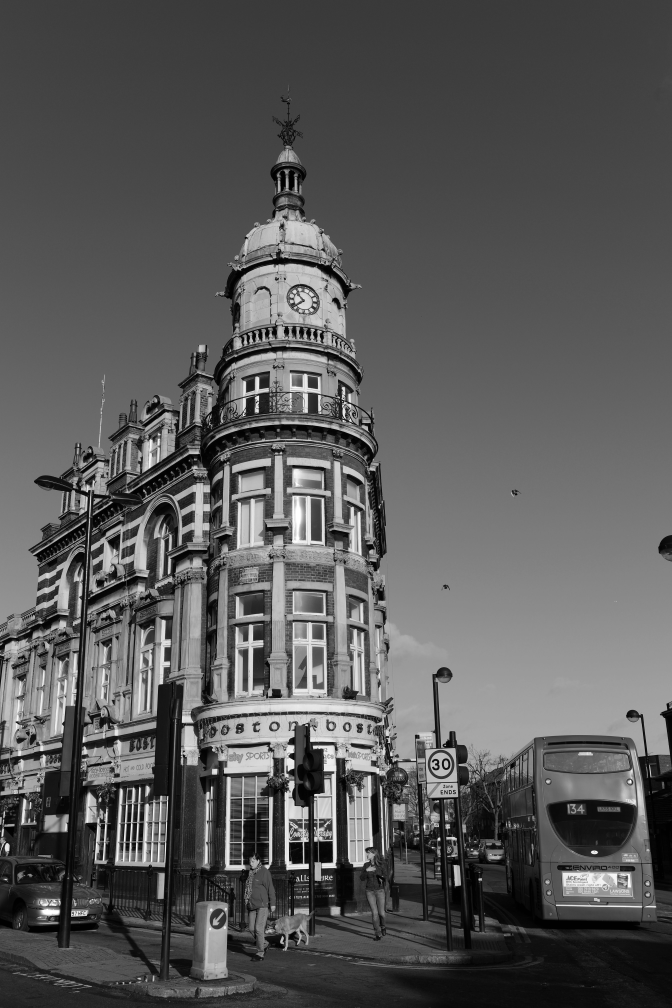
%> input picture related_project/Deblur_Summary/Codes/09_fastdeconv_Fergus/fastdeconv/dsc_0085.jpg, 4032 x 6048 px (shown at 1/6 size)
$ octave test_fast_deconv.m   (GNU Octave 9; MATLAB toolbox functions it lacks are replaced by stand-ins)
%> lines starting %> are read from the running program, lines starting %| are printed output that depends on the picture
### related_project/Deblur_Summary/Codes/09_fastdeconv_Fergus/fastdeconv/snr.m
function [x,x2] = snr(sig, hk, ref)
% x = snr(sig, ref)
% snr -- Compute Signal-to-Noise Ratio for images
%
% Usage:
%       x = snr(sig, ref)  -- 1st time or
%       x = snr(sig)       -- afterwards
%
% Input:
%       sig         Modified image
%       ref         Reference image
%
% Output:
%       x           SNR value
%       x2          SSD value

persistent ref_save;

if nargin == 3; ref_save = ref; end;

%% just use central portion
hk = hk*4;
ref_save2 = ref_save(hk+1:end-hk,hk+1:end-hk);
sig2 = sig(hk+1:end-hk,hk+1:end-hk);

mse = mean((ref_save2(:)-sig2(:)).^2);

dv = var(ref_save2(:),1);
x = 10*log10(dv/mse);

if nargout==2
  x2 = mse*prod(size(sig));
end


### related_project/Deblur_Summary/Codes/09_fastdeconv_Fergus/fastdeconv/fast_deconv.m
function [yout] = fast_deconv(yin, k, lambda, alpha, yout0)
%
%
% fast_deconv solves the deconvolution problem in the paper (see Equation (1))
% D. Krishnan, R. Fergus: "Fast Image Deconvolution using Hyper-Laplacian
% Priors", Proceedings of NIPS 2009.
%
% This paper and the code are related to the work and code of Wang
% et. al.:
%
% Y. Wang, J. Yang, W. Yin and Y. Zhang, "A New Alternating Minimization
% Algorithm for Total Variation Image Reconstruction", SIAM Journal on
% Imaging Sciences, 1(3): 248:272, 2008.
% and their FTVd code.

% Input Parameters:
%
% yin: Observed blurry and noisy input grayscale image.
% k:  convolution kernel
% lambda: parameter that balances likelihood and prior term weighting
% alpha: parameter between 0 and 2
% yout0: if this is passed in, it is used as an initialization for the
% output deblurred image; if not passed in, then the input blurry image
% is used as the initialization
%
%
% Outputs:
% yout: solution
%
% Note: for faster LUT interpolation, please download and install
% matlabPyrTools of Eero Simoncelli from
% www.cns.nyu.edu/~lcv/software.php. The specific MeX function required
% is pointOp (used in solve_image.m).
%
% Copyright (C) 2009. Dilip Krishnan and Rob Fergus
% Email: dilip,fergus@cs.nyu.edu

% continuation parameters
beta = 1;
beta_rate = 2*sqrt(2);
beta_max = 2^8;

% number of inner iterations per outer iteration
mit_inn = 1;

[m n] = size(yin);
% initialize with input or passed in initialization
if (nargin == 5)
  yout = yout0;
else
  yout = yin;
end;

% make sure k is a odd-sized
if ((mod(size(k, 1), 2) ~= 1) | (mod(size(k, 2), 2) ~= 1))
  fprintf('Error - blur kernel k must be odd-sized.\n');
  return;
end;
ks = floor((size(k, 1)-1)/2);

% compute constant quantities
% see Eqn. (3) of paper
[Nomin1, Denom1, Denom2] = computeDenominator(yin, k);

% x and y gradients of yout (with circular boundary conditions)
% other gradient filters may be used here and their transpose will then need to
% be used within the inner loop (see comment below) and in the function
% computeDenominator
youtx = [diff(yout, 1, 2), yout(:,1) - yout(:,n)];
youty = [diff(yout, 1, 1); yout(1,:) - yout(m,:)];

% store some of the statistics
costfun = [];
Outiter = 0;

%% Main loop
while beta < beta_max
    Outiter = Outiter + 1;
    fprintf('Outer iteration %d; beta %.3g\n',Outiter, beta);

    gamma = beta/lambda;
    Denom = Denom1 + gamma*Denom2;
    Inniter = 0;

    for Inniter = 1:mit_inn

      if (0)
        %%% Compute cost function - uncomment to see the original
        % minimization function costs at every iteration
        youtk = conv2(yout, k, 'same');
        % likelihood term
        lh = sum(sum((youtk - yin).^2 ));

        if (alpha == 1)
          cost = (lambda/2)*lh +  sum(abs(youtx(:))) + sum(abs(youty(:)));
        else
          cost = (lambda/2)*lh +  sum(abs(youtx(:)).^alpha) + sum(abs(youty(:)).^alpha);
        end;
        fprintf('Inniter iteration %d; cost %.3g\n', Inniter, cost);

        costfun = [costfun, cost];
      end;
      %
      % w-subproblem: eqn (5) of paper
      %
      Wx = solve_image(youtx, beta, alpha);
      Wy = solve_image(youty, beta, alpha);

      %
      %   x-subproblem: eqn (3) of paper
      %
      % The transpose of x and y gradients; if other gradient filters
      % (such as higher-order filters) are to be used, then add them
      % below the comment above as well

      Wxx = [Wx(:,n) - Wx(:, 1), -diff(Wx,1,2)];
      Wxx = Wxx + [Wy(m,:) - Wy(1, :); -diff(Wy,1,1)];

      Fyout = (Nomin1 + gamma*fft2(Wxx))./Denom;
      yout = real(ifft2(Fyout));

      % update the gradient terms with new solution
      youtx = [diff(yout, 1, 2), yout(:,1) - yout(:,n)];
      youty = [diff(yout, 1, 1); yout(1,:) - yout(m,:)];

    end %inner
    beta = beta*beta_rate;
end %Outer


%%%%%%%%%%%%%%%%%%%%%%%%%%%%%%%%%%%%%%%%%%%%%%%%%%%
function [Nomin1, Denom1, Denom2] = computeDenominator(y, k)
%
% computes denominator and part of the numerator for Equation (3) of the
% paper
%
% Inputs:
%  y: blurry and noisy input
%  k: convolution kernel
%
% Outputs:
%      Nomin1  -- F(K)'*F(y)
%      Denom1  -- |F(K)|.^2
%      Denom2  -- |F(D^1)|.^2 + |F(D^2)|.^2
%

sizey = size(y);
otfk  = psf2otf(k, sizey);
Nomin1 = conj(otfk).*fft2(y);
Denom1 = abs(otfk).^2;
% if higher-order filters are used, they must be added here too
Denom2 = abs(psf2otf([1,-1],sizey)).^2 + abs(psf2otf([1;-1],sizey)).^2;

### related_project/Deblur_Summary/Codes/09_fastdeconv_Fergus/fastdeconv/test_fast_deconv.m
% Test the fast deconvolution  method presented in the paper
% D. Krishnan, R. Fergus: "Fast Image Deconvolution using Hyper-Laplacian
% Priors", Proceedings of NIPS 2009.

% parameter values; other values such as the continuation regime of the
% parameter beta should be changed in fast_deconv.m
lambda = 2e3;
alpha = 1/2;

% read in and normalize input data - if data is not normalized, change
% lambda parameter accordingly
y = double(imread('dsc_0085.jpg'))./255.0;

% load 2 pre-defined kernels
load kernels.mat;
% which kernel to use
kernel = kernel1;
ks = floor((size(kernel, 1) - 1)/2);

[imy,imx]=size(y);
%> imy = 6048; imx = 4032
hy = floor(imy/2); hx = floor(imx/2);
%> after `hy = floor(imy/2)`: hy = 3024
%> after `hx = floor(imx/2)`: hx = 2016
% crop to some pre-defined size
cy = 1872; cx = 1866;
IMG_SIZE = 1024;
yorig = y(cy-IMG_SIZE/2-ks:cy+IMG_SIZE/2+ks, cx-IMG_SIZE/2-ks:cx+IMG_SIZE/2+ks);
y = y(cy-IMG_SIZE/2:cy+IMG_SIZE/2, cx-IMG_SIZE/2:cx+IMG_SIZE/2);

% convolve with kernel1 and add noise
yorig = y;
y = conv2(yorig, kernel1, 'valid');
%> y: size 1007x1007 double
y = y + 0.01*randn(size(y));
y = double(uint8(y .* 255))./255;

% edgetaper to better handle circular boundary conditions
y = padarray(y, [1 1]*ks, 'replicate', 'both');
%> y: size 1025x1025 double
for a=1:4
  y = edgetaper(y, kernel);
end
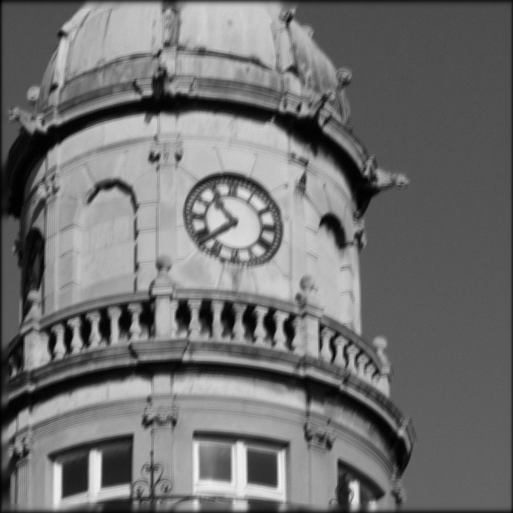
%> y: size 1025x1025 double (shown at 1/2 size); min 0, max 0.965, mean 0.444

% Check if Eero Simoncell's function exists
if (exist('pointOp') ~= 3)
  fprintf('WARNING: Will use slower interp1 for LUT interpolations. For speed please see comments at the top of fast_deconv.m\n');
end;

clear persistent;
snr_blur = snr(y, ks, yorig);
%> in snr, `sig2 = sig(hk+1:end-hk,hk+1:end-hk);`:
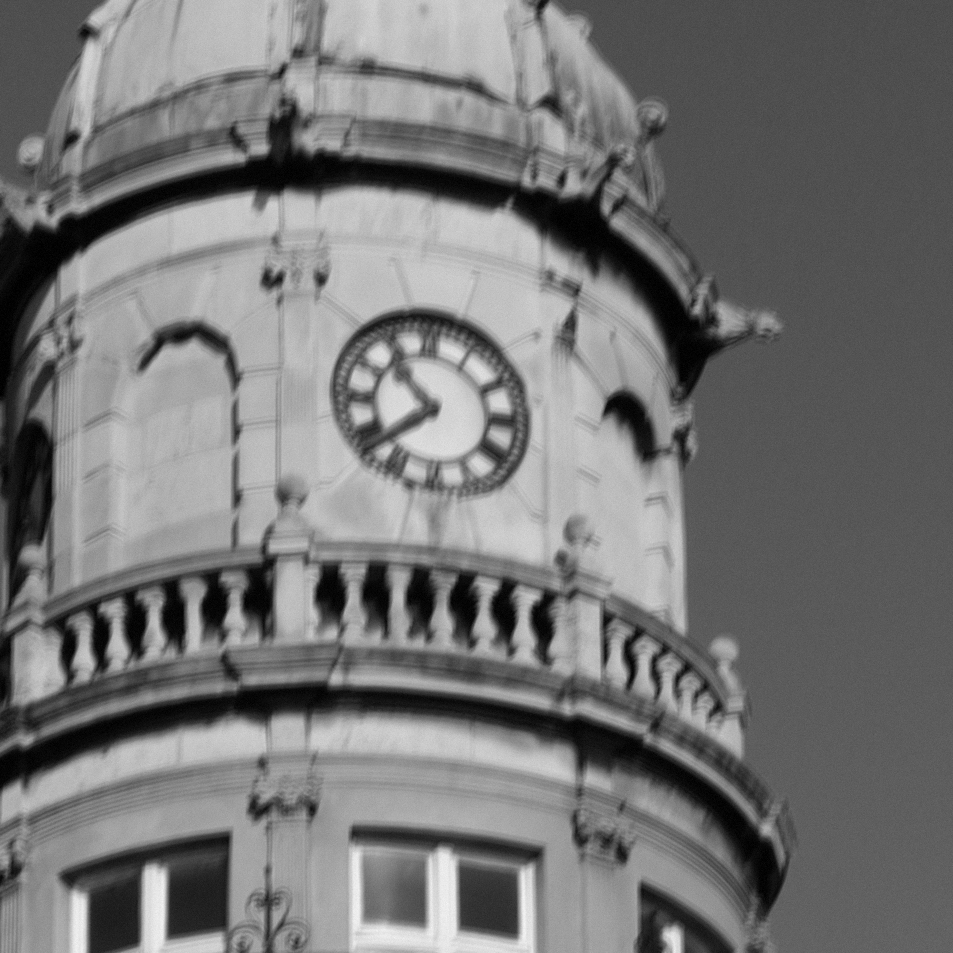
%> sig2: size 953x953 double; min 0, max 0.965, mean 0.459
%> in snr, `mse = mean((ref_save2(:)-sig2(:)).^2);`: mse = 0.00544
%> in snr, `dv = var(ref_save2(:),1);`: dv = 0.0541
%> in snr, `x = 10*log10(dv/mse);`: x = 9.97
%> snr_blur = 9.97
tic;
[x] = fast_deconv(y, kernel, lambda, alpha);
%> in fast_deconv, `[Nomin1, Denom1, Denom2] = computeDenominator(yin, k);`:
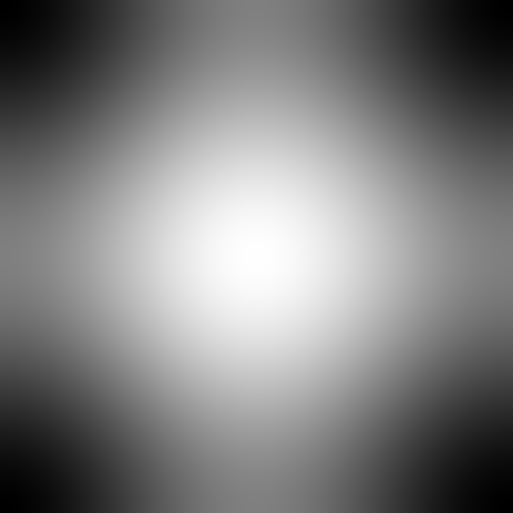
%> Denom2: size 1025x1025 double (shown at 1/2 size); min 0, max 8, mean 4; drawn with min black and max white
%> in fast_deconv, `youty = [diff(yout, 1, 1); yout(1,:) - yout(m,:)];`:
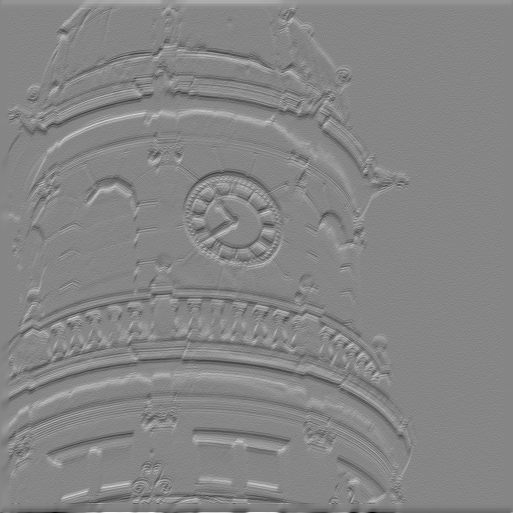
%> youty: size 1025x1025 double (shown at 1/2 size); min -0.195, max 0.176, mean 2.37e-19; drawn with min black and max white
%> after the loop in fast_deconv, `while beta < beta_max`: Outiter = 6; beta = 512
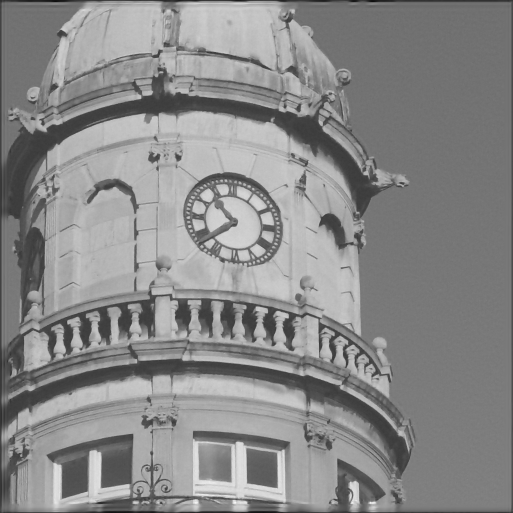
%> x: size 1025x1025 double (shown at 1/2 size); min -0.346, max 1.12, mean 0.444; drawn with min black and max white
timetaken = toc;
snr_recon = snr(x, ks);
%> snr_recon = 18.15

% remove padding
x = x(ks+1:end-ks, ks+1:end-ks);
%> x: size 1007x1007 double
y = y(ks+1:end-ks, ks+1:end-ks);
%> y: size 1007x1007 double
yorig = yorig(ks+1:end-ks, ks+1:end-ks);
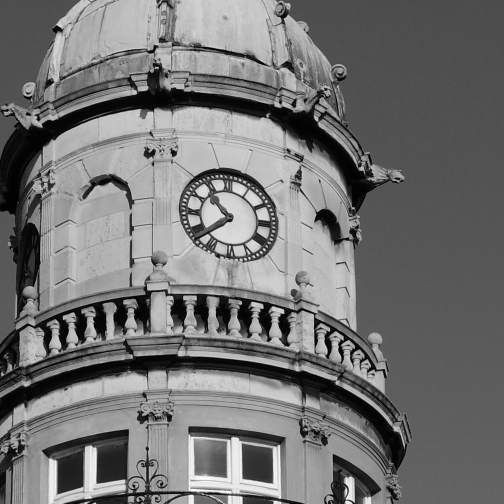
%> yorig: size 1007x1007 double (shown at 1/2 size); min 0, max 1, mean 0.451

figure; imagesc([yorig y x]); colormap gray;
tt = sprintf('Original  Blurred (SNR %.2f) Reconstructed (SNR %.2f)', ...
             snr_blur, snr_recon);
%> tt = 'Original  Blurred (SNR 9.97) Reconstructed (SNR 18.15)'
title(tt);
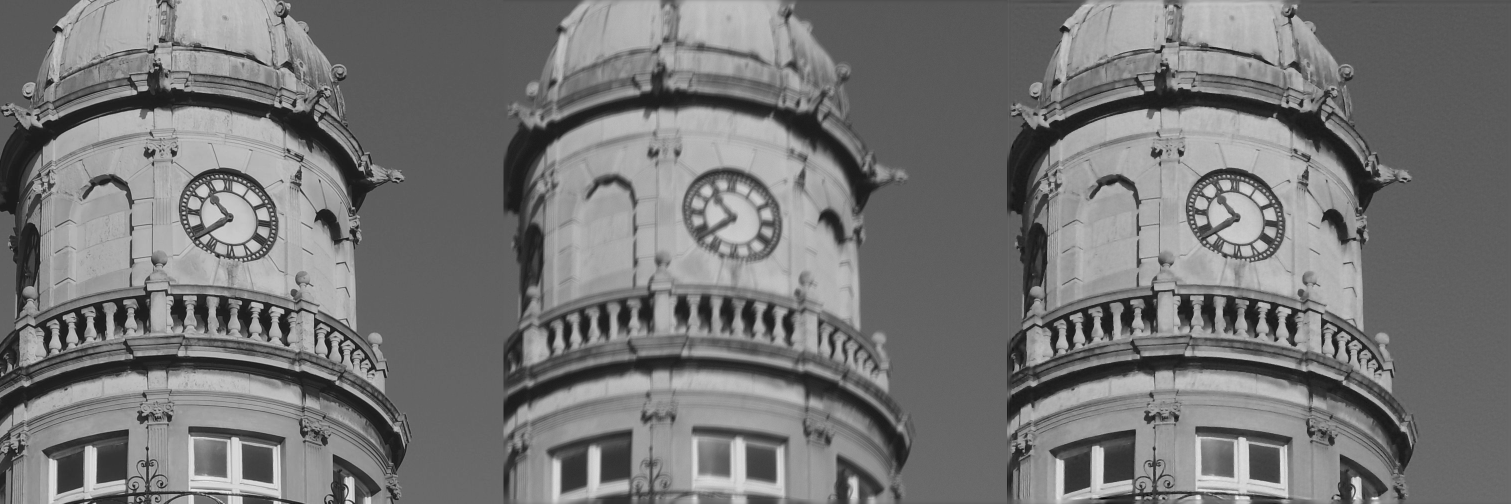
%> displayed picture: size 1007x3021x3, on the screen's scale of 0 to 255 (shown at 1/2 size); min 0, max 255, mean 118.4

fprintf('Time taken for image of size %dx%d is %.3f\n', IMG_SIZE, IMG_SIZE, ...
        timetaken);
